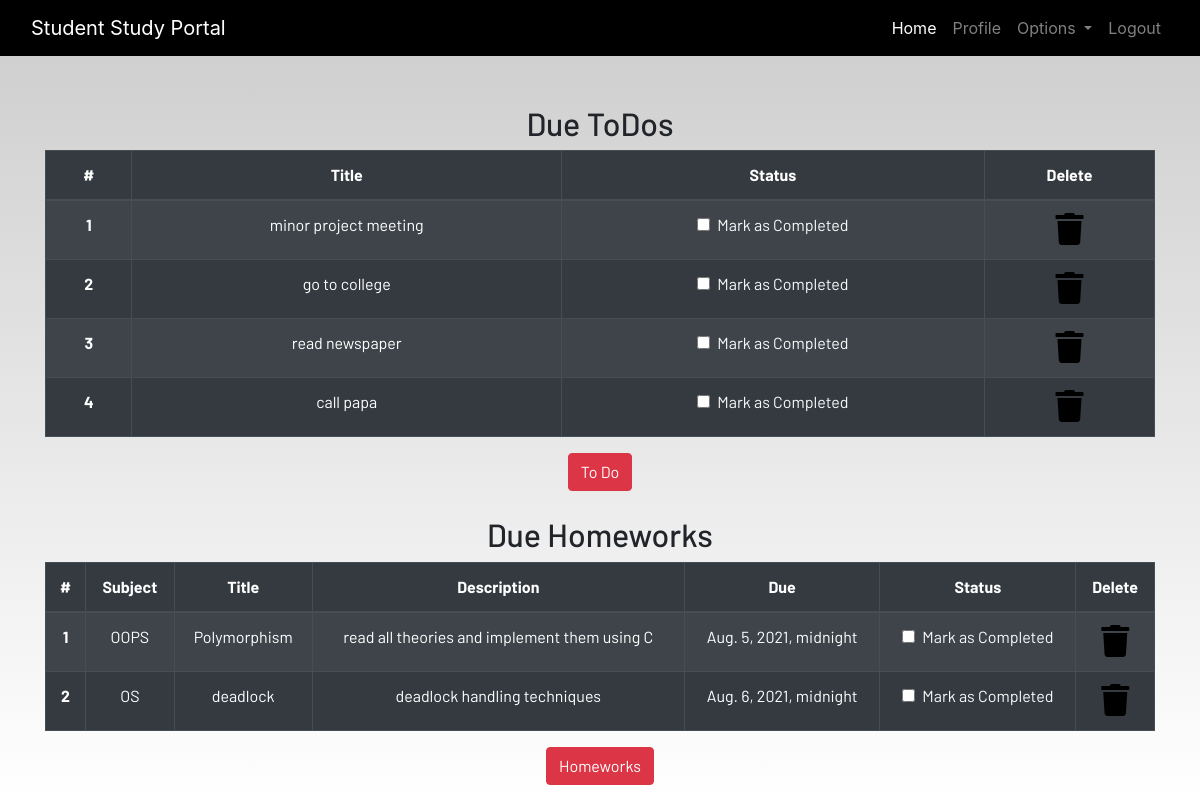
/profile/ (signed in), run on the app's committed database.
### dashboard/models.py (models this page shows, shortened)
class Todo(models.Model):
    user = models.ForeignKey(User, on_delete=CASCADE)
    title = models.CharField(max_length=100)
    is_finished=models.BooleanField(default=False)

class Homework(models.Model):
    user = models.ForeignKey(User, on_delete=CASCADE)
    subject = models.CharField(max_length=50)
    title = models.CharField(max_length=100)
    description= models.TextField()
    due = models.DateTimeField()
    is_finished=models.BooleanField(default=False)

### dashboard/views.py (the view)
# urls.py: path('profile/', dash_views.profile, name='profile'),
@login_required
def profile(request):
    homeworks = Homework.objects.filter(is_finished=False, user=request.user)
    todos = Todo.objects.filter(is_finished=False, user=request.user)
    if len(homeworks)==0:
        homework_done = True
    else:
        homework_done= False
    if len(todos)==0:
        todos_done = True
    else:
        todos_done= False
    context = {
        'homeworks': homeworks,
        'todos': todos,
        'homework_done': homework_done,
        'todos_done': todos_done
    }
    return render(request, "dashboard/profile.html", context)

### dashboard/templates/dashboard/profile.html
{% extends 'dashboard/base.html' %} {% load static %}
{% load crispy_forms_tags%}
{% block content %}
<section class="text-center">
    <div class="container">
    {% if not todos_done %}
        <h2>Due ToDos</h2>
        <table class="table table-striped table-bordered table-hover table-dark">
            <thead>
                <tr>
                    <th scope="col">#</th>
                    <th scope="col">Title</th>
                    <th scope="col">Status</th>
                    <th scope="col">Delete</th>
                </tr>
            </thead>
            <tbody>
            {% for todo in todos %}
                <tr>
                    <th scope="row">{{forloop.counter}}</th>
                    <td>{{todo.title}}</td>
                    <td>
                        <a href="{% url 'update-todo' todo.id %}">
                            <div class="form-check">
                                 {% if todo.is_finished == True %}
                                <input class="form-check-input" type="checkbox" value="" checked >
                                {% else %}
                                <input class="form-check-input" type="checkbox" value="">
                                {% endif %}
                                <label class="form-check-label text-light" for="flexCheckDefault">
                                    Mark as Completed
                                </label>
                            </div>
                        </a>
                    </td>
                    <td><a href="{% url 'delete-todo' todo.id %}"><i class="fa fa-trash fa-2x"></i></a></td>
                </tr>
            {% endfor %}
            </tbody>
        </table>
    {% else %}
        <h3>All To dos are completed!!!!</h3>
    {% endif %}
        <a href="{% url 'todo' %}" class="btn btn-danger">To Do</a>
        <br><br>
        {% if not homework_done %}
        <h2>Due Homeworks</h2>
        <table class="table table-striped table-bordered table-hover table-dark">
            <thead>
                <tr>
                    <th scope="col">#</th>
                    <th scope="col">Subject</th>
                    <th scope="col">Title</th>
                    <th scope="col">Description</th>
                    <th scope="col">Due</th>
                    <th scope="col">Status</th>
                    <th scope="col">Delete</th>
                </tr>
            </thead>
            <tbody>
                {% for homework in homeworks %}
                <tr>
                    <th scope="row">{{forloop.counter}}</th>
                    <td>{{homework.subject}}</td>
                    <td>{{homework.title}}</td>
                    <td>{{homework.description}}</td>
                    <td>{{homework.due}}</td>
                    <td>
                        <a href="{% url 'update-homework' homework.id %}">
                            <div class="form-check">
                                {% if homework.is_finished == True %}
                                <input class="form-check-input" type="checkbox" value="" checked >
                                {% else %}
                                <input class="form-check-input" type="checkbox" value="">
                                {% endif %}
                                <label class="form-check-label text-light" for="flexCheckDefault">
                                    Mark as Completed
                                </label>
                            </div>
                        </a>
                    </td>
                    <td><a href="{% url 'delete-homework' homework.id %}"><i class="fa fa-trash fa-2x"></i></a></td>
                </tr>
                {% endfor %}
            </tbody>
        </table>
        {% else %}
        <h3>All To homeworks are completed!!!!</h3>
        {% endif %}
        <a href="{% url 'homework' %}" class="btn btn-danger">Homeworks</a>
    </div>
</section>
{% endblock content %}

### dashboard/templates/dashboard/base.html (shortened to what this page needs)
<!DOCTYPE html>
{% load static %}
<html lang="en">
<head>
  <link rel="stylesheet" href="https://stackpath.bootstrapcdn.com/bootstrap/4.3.1/css/bootstrap.min.css"
 />
  <link rel="stylesheet" href="https://use.fontawesome.com/releases/v5.7.2/css/all.css"
 />
  <link rel="stylesheet" href="{% static 'css/main.css' %}" />
</head>
<body>
  <header>
    <nav class="navbar navbar-expand-lg navbar-dark bg-dark">
      <div class="container-fluid">
        <a class="navbar-brand" href="{% url 'home'%}">Student Study Portal</a>
        <div class="collapse navbar-collapse justify-content-end" id="navbarSupportedContent">
          <ul class="navbar-nav mb-2 mb-lg-0">
            <li class="nav-item">
              <a class="nav-link active" aria-current="page" href="{% url 'home'%}">Home</a>
            </li>
            {% if user.is_authenticated %}
            <li class="nav-item">
              <a class="nav-link" href="{% url 'profile'%}">Profile</a>
            </li>
            <li class="nav-item dropdown">
              <a class="nav-link dropdown-toggle" href="#" id="navbarDropdown" role="button" data-toggle="dropdown"
                aria-haspopup="true" aria-expanded="false">
                Options
              </a>
            </li>
            <li class="nav-item">
              <a class="nav-link" href="{% url 'logout'%}">Logout</a>
            </li>
            {% endif %}
          </ul>
        </div>
      </div>
    </nav>
  </header>
  <br /><br />
  <main>
    {% block content %}
    {% endblock content %}
  </main>
</body>
</html>

### static/css/main.css (style rules this page uses)
html { scroll-behavior: smooth; height: 100%; width: 100%; }
main { font-family: Barlow, Quicksand, Rubik, sans-serif, serif, 'Times New Roman', Times, serif !important; }
.navbar { background-color: rgb(0, 0, 0) !important; }
a { text-decoration: none !important; color: black; }
html, body { max-width: 100%; overflow-x: hidden; height: 100%; width: 100%; }
body { background: linear-gradient(rgba(0, 0, 0, 0.2), rgba(255, 255, 255, 0.5)); overflow-x: hidden; background-repeat: no-repeat; }
.fa { color: black; }

### data on the page
Todo: title "minor project meeting"
Todo: title "go to college"
Todo: title "read newspaper"
Todo: title "call papa"
Homework: subject "OOPS", title "Polymorphism", description "read all theories and implement them using C", due "Aug. 5, 2021, midnight"
Homework: subject "OS", title "deadlock", description "deadlock handling techniques", due "Aug. 6, 2021, midnight"
